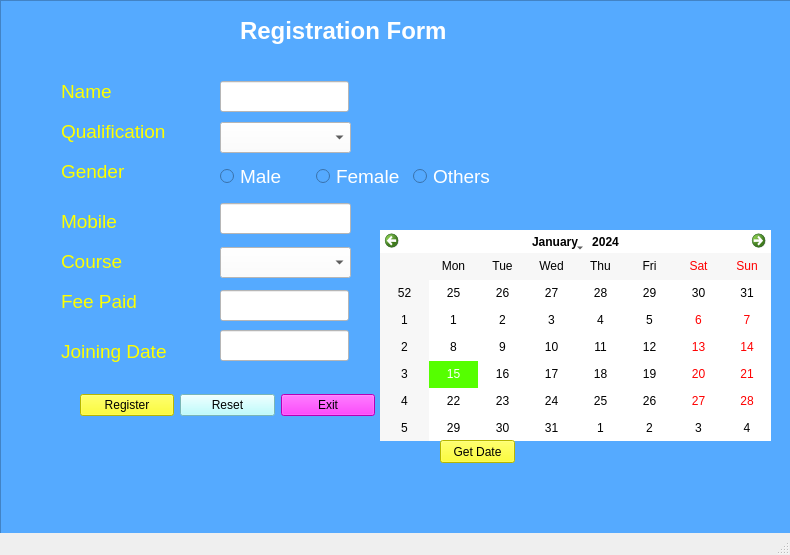
<?xml version="1.0" encoding="UTF-8"?>
<ui version="4.0">
 <class>MainWindow</class>
 <widget class="QMainWindow" name="MainWindow">
  <property name="geometry">
   <rect>
    <x>0</x>
    <y>0</y>
    <width>790</width>
    <height>555</height>
   </rect>
  </property>
  <property name="windowTitle">
   <string>MainWindow</string>
  </property>
  <widget class="QWidget" name="centralwidget">
   <widget class="QFrame" name="frame">
    <property name="geometry">
     <rect>
      <x>0</x>
      <y>0</y>
      <width>791</width>
      <height>631</height>
     </rect>
    </property>
    <property name="styleSheet">
     <string notr="true">background-color: rgb(85, 170, 255);</string>
    </property>
    <property name="frameShape">
     <enum>QFrame::StyledPanel</enum>
    </property>
    <property name="frameShadow">
     <enum>QFrame::Raised</enum>
    </property>
    <widget class="QLabel" name="label">
     <property name="geometry">
      <rect>
       <x>240</x>
       <y>10</y>
       <width>281</width>
       <height>41</height>
      </rect>
     </property>
     <property name="font">
      <font>
       <pointsize>18</pointsize>
       <weight>75</weight>
       <bold>true</bold>
      </font>
     </property>
     <property name="styleSheet">
      <string notr="true">color: rgb(255, 255, 255);</string>
     </property>
     <property name="text">
      <string>Registration Form</string>
     </property>
    </widget>
    <widget class="QLabel" name="label_2">
     <property name="geometry">
      <rect>
       <x>61</x>
       <y>80</y>
       <width>91</width>
       <height>23</height>
      </rect>
     </property>
     <property name="font">
      <font>
       <pointsize>14</pointsize>
      </font>
     </property>
     <property name="styleSheet">
      <string notr="true">color: rgb(255, 255, 0);</string>
     </property>
     <property name="text">
      <string>Name</string>
     </property>
    </widget>
    <widget class="QLineEdit" name="lineEdit">
     <property name="geometry">
      <rect>
       <x>220</x>
       <y>81</y>
       <width>129</width>
       <height>31</height>
      </rect>
     </property>
     <property name="styleSheet">
      <string notr="true">background-color: rgb(255, 255, 255);</string>
     </property>
    </widget>
    <widget class="QLabel" name="label_3">
     <property name="geometry">
      <rect>
       <x>61</x>
       <y>120</y>
       <width>141</width>
       <height>23</height>
      </rect>
     </property>
     <property name="font">
      <font>
       <pointsize>14</pointsize>
      </font>
     </property>
     <property name="styleSheet">
      <string notr="true">color: rgb(255, 255, 0);</string>
     </property>
     <property name="text">
      <string>Qualification</string>
     </property>
    </widget>
    <widget class="QComboBox" name="comboBox">
     <property name="geometry">
      <rect>
       <x>220</x>
       <y>122</y>
       <width>131</width>
       <height>31</height>
      </rect>
     </property>
     <property name="styleSheet">
      <string notr="true">background-color: rgb(255, 255, 255);</string>
     </property>
     <item>
      <property name="text">
       <string/>
      </property>
     </item>
     <item>
      <property name="text">
       <string>SSC</string>
      </property>
     </item>
     <item>
      <property name="text">
       <string>Intermediate</string>
      </property>
     </item>
     <item>
      <property name="text">
       <string>Diploma</string>
      </property>
     </item>
     <item>
      <property name="text">
       <string>Graduation</string>
      </property>
     </item>
     <item>
      <property name="text">
       <string>Post Graduation</string>
      </property>
     </item>
    </widget>
    <widget class="QLabel" name="label_4">
     <property name="geometry">
      <rect>
       <x>61</x>
       <y>160</y>
       <width>81</width>
       <height>23</height>
      </rect>
     </property>
     <property name="font">
      <font>
       <pointsize>14</pointsize>
      </font>
     </property>
     <property name="styleSheet">
      <string notr="true">color: rgb(255, 255, 0);</string>
     </property>
     <property name="text">
      <string>Gender</string>
     </property>
    </widget>
    <widget class="QLabel" name="label_5">
     <property name="geometry">
      <rect>
       <x>61</x>
       <y>210</y>
       <width>81</width>
       <height>23</height>
      </rect>
     </property>
     <property name="font">
      <font>
       <pointsize>14</pointsize>
      </font>
     </property>
     <property name="styleSheet">
      <string notr="true">color: rgb(255, 255, 0);</string>
     </property>
     <property name="text">
      <string>Mobile</string>
     </property>
    </widget>
    <widget class="QLineEdit" name="lineEdit_2">
     <property name="geometry">
      <rect>
       <x>220</x>
       <y>203</y>
       <width>131</width>
       <height>31</height>
      </rect>
     </property>
     <property name="styleSheet">
      <string notr="true">background-color: rgb(255, 255, 255);</string>
     </property>
    </widget>
    <widget class="QLabel" name="label_6">
     <property name="geometry">
      <rect>
       <x>61</x>
       <y>250</y>
       <width>91</width>
       <height>23</height>
      </rect>
     </property>
     <property name="font">
      <font>
       <pointsize>14</pointsize>
      </font>
     </property>
     <property name="styleSheet">
      <string notr="true">color: rgb(255, 255, 0);</string>
     </property>
     <property name="text">
      <string>Course</string>
     </property>
    </widget>
    <widget class="QComboBox" name="comboBox_2">
     <property name="geometry">
      <rect>
       <x>220</x>
       <y>247</y>
       <width>131</width>
       <height>31</height>
      </rect>
     </property>
     <property name="styleSheet">
      <string notr="true">background-color: rgb(255, 255, 255);</string>
     </property>
     <item>
      <property name="text">
       <string/>
      </property>
     </item>
     <item>
      <property name="text">
       <string>C </string>
      </property>
     </item>
     <item>
      <property name="text">
       <string>Java</string>
      </property>
     </item>
     <item>
      <property name="text">
       <string>Python</string>
      </property>
     </item>
     <item>
      <property name="text">
       <string>MySQL</string>
      </property>
     </item>
     <item>
      <property name="text">
       <string>HTML &amp; CSS</string>
      </property>
     </item>
     <item>
      <property name="text">
       <string>Django</string>
      </property>
     </item>
    </widget>
    <widget class="QLabel" name="label_7">
     <property name="geometry">
      <rect>
       <x>61</x>
       <y>290</y>
       <width>91</width>
       <height>23</height>
      </rect>
     </property>
     <property name="font">
      <font>
       <pointsize>14</pointsize>
      </font>
     </property>
     <property name="styleSheet">
      <string notr="true">color: rgb(255, 255, 0);</string>
     </property>
     <property name="text">
      <string>Fee Paid</string>
     </property>
    </widget>
    <widget class="QLineEdit" name="lineEdit_3">
     <property name="geometry">
      <rect>
       <x>220</x>
       <y>290</y>
       <width>129</width>
       <height>31</height>
      </rect>
     </property>
     <property name="styleSheet">
      <string notr="true">background-color: rgb(255, 255, 255);</string>
     </property>
    </widget>
    <widget class="QLabel" name="label_8">
     <property name="geometry">
      <rect>
       <x>61</x>
       <y>340</y>
       <width>131</width>
       <height>23</height>
      </rect>
     </property>
     <property name="font">
      <font>
       <pointsize>14</pointsize>
      </font>
     </property>
     <property name="styleSheet">
      <string notr="true">color: rgb(255, 255, 0);</string>
     </property>
     <property name="text">
      <string>Joining Date</string>
     </property>
    </widget>
    <widget class="QCalendarWidget" name="calendarWidget">
     <property name="geometry">
      <rect>
       <x>380</x>
       <y>230</y>
       <width>391</width>
       <height>211</height>
      </rect>
     </property>
     <property name="styleSheet">
      <string notr="true">background-color: rgb(255, 255, 255);
selection-background-color: rgb(85, 255, 0);
color: rgb(0, 0, 0);
border-color: rgb(255, 85, 255);</string>
     </property>
    </widget>
    <widget class="QPushButton" name="pushButton">
     <property name="geometry">
      <rect>
       <x>440</x>
       <y>440</y>
       <width>75</width>
       <height>23</height>
      </rect>
     </property>
     <property name="styleSheet">
      <string notr="true">background-color: rgb(255, 255, 0);</string>
     </property>
     <property name="text">
      <string>Get Date</string>
     </property>
    </widget>
    <widget class="QLineEdit" name="lineEdit_4">
     <property name="geometry">
      <rect>
       <x>220</x>
       <y>330</y>
       <width>129</width>
       <height>31</height>
      </rect>
     </property>
     <property name="styleSheet">
      <string notr="true">background-color: rgb(255, 255, 255);</string>
     </property>
    </widget>
    <widget class="QWidget" name="layoutWidget">
     <property name="geometry">
      <rect>
       <x>80</x>
       <y>390</y>
       <width>295</width>
       <height>30</height>
      </rect>
     </property>
     <layout class="QGridLayout" name="gridLayout_2">
      <item row="0" column="0">
       <widget class="QPushButton" name="pushButton_2">
        <property name="styleSheet">
         <string notr="true">background-color: rgb(255, 255, 0);</string>
        </property>
        <property name="text">
         <string>Register</string>
        </property>
       </widget>
      </item>
      <item row="0" column="1">
       <widget class="QPushButton" name="pushButton_3">
        <property name="styleSheet">
         <string notr="true">background-color: rgb(170, 255, 255);</string>
        </property>
        <property name="text">
         <string>Reset</string>
        </property>
       </widget>
      </item>
      <item row="0" column="2">
       <widget class="QPushButton" name="pushButton_4">
        <property name="styleSheet">
         <string notr="true">background-color: rgb(255, 0, 255);</string>
        </property>
        <property name="text">
         <string>Exit</string>
        </property>
       </widget>
      </item>
     </layout>
    </widget>
    <widget class="QWidget" name="layoutWidget">
     <property name="geometry">
      <rect>
       <x>220</x>
       <y>160</y>
       <width>283</width>
       <height>34</height>
      </rect>
     </property>
     <layout class="QGridLayout" name="gridLayout">
      <item row="0" column="0">
       <widget class="QRadioButton" name="radioButton">
        <property name="font">
         <font>
          <pointsize>14</pointsize>
         </font>
        </property>
        <property name="styleSheet">
         <string notr="true">color: rgb(255, 255, 255);</string>
        </property>
        <property name="text">
         <string>Male</string>
        </property>
       </widget>
      </item>
      <item row="0" column="1">
       <widget class="QRadioButton" name="radioButton_2">
        <property name="font">
         <font>
          <pointsize>14</pointsize>
         </font>
        </property>
        <property name="styleSheet">
         <string notr="true">color: rgb(255, 255, 255);</string>
        </property>
        <property name="text">
         <string>Female</string>
        </property>
       </widget>
      </item>
      <item row="0" column="2">
       <widget class="QRadioButton" name="radioButton_3">
        <property name="font">
         <font>
          <pointsize>14</pointsize>
         </font>
        </property>
        <property name="styleSheet">
         <string notr="true">color: rgb(255, 255, 255);</string>
        </property>
        <property name="text">
         <string>Others</string>
        </property>
       </widget>
      </item>
     </layout>
    </widget>
   </widget>
  </widget>
  <widget class="QStatusBar" name="statusbar"/>
 </widget>
 <resources/>
 <connections/>
</ui>
